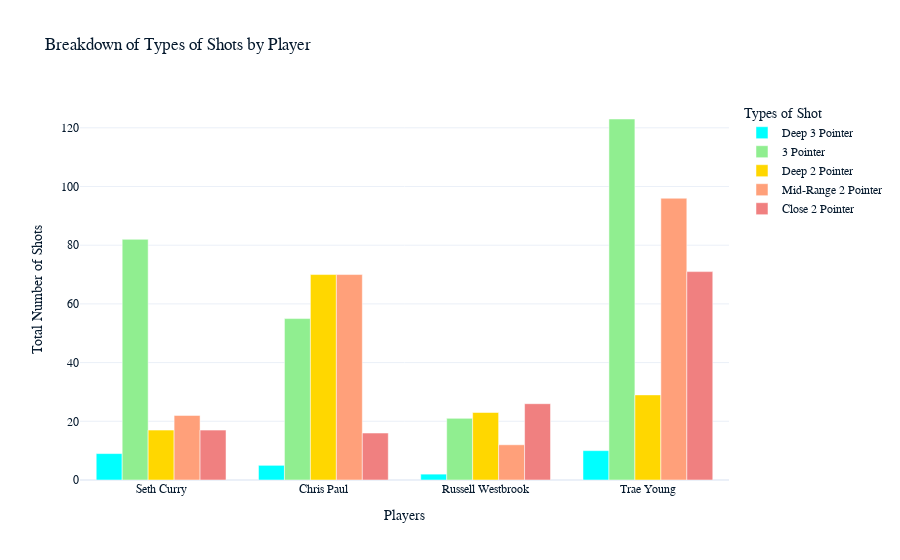

Write notebook code for a chart like this one.
### Markdown cell above
## Analyzing the characteristics of the player's
The charts categorize shots into five types: Deep 3 Pointer, 3 Pointer, Deep 2 Pointer, Mid-Range 2 Pointer, and Close 2 Pointer, representing different shot types per player. Additionally, we included four individual bar charts, each displaying shot types for a specific player.

### Code cell
data_df = data_df.rename(columns={'2 Pointer': 'Mid-Range 2 Pointer'})

expected_columns = ['Players', 'Deep 3 Pointer', '3 Pointer', 'Deep 2 Pointer', 'Mid-Range 2 Pointer', 'Close 2 Pointer']
missing_columns = [col for col in expected_columns if col not in data_df.columns]
if missing_columns:
    raise ValueError(f"The following expected columns are missing from the DataFrame: {missing_columns}")

# grouped bar chart - shot selection
fig = px.bar(
    data_df, 
    x='Players', 
    y=['Deep 3 Pointer', '3 Pointer', 'Deep 2 Pointer', 'Mid-Range 2 Pointer', 'Close 2 Pointer'],
    labels={'value': 'Total of Shots', 'variable': 'Types of Shot'},
    title='Breakdown of Types of Shots by Player',
    color_discrete_map={
        'Deep 3 Pointer': 'cyan',
        '3 Pointer': 'lightgreen',
        'Deep 2 Pointer': 'gold',
        'Mid-Range 2 Pointer': 'lightsalmon',
        'Close 2 Pointer': 'lightcoral'
    },
    barmode='group'
)  
fig.update_yaxes(title_text='Total Number of Shots')

globals()['fig5'] = fig  # Save as fig5
fig.show()

### Figure 1 — Plotly figure (JSON) as saved in the notebook; plotly's stock layout.template omitted (floating-point values rounded to 4 significant figures)
{"data": [{"alignmentgroup": "True", "hovertemplate": "Types of Shot=Deep 3 Pointer<br>Players=%{x}<br>Total of Shots=%{y}<extra></extra>", "legendgroup": "Deep 3 Pointer", "marker": {"color": "cyan", "pattern": {"shape": ""}}, "name": "Deep 3 Pointer", "offsetgroup": "Deep 3 Pointer", "orientation": "v", "showlegend": true, "textposition": "auto", "x": ["Seth Curry", "Chris Paul", "Russell Westbrook", "Trae Young"], "xaxis": "x", "y": [9, 5, 2, 10], "yaxis": "y", "type": "bar"}, {"alignmentgroup": "True", "hovertemplate": "Types of Shot=3 Pointer<br>Players=%{x}<br>Total of Shots=%{y}<extra></extra>", "legendgroup": "3 Pointer", "marker": {"color": "lightgreen", "pattern": {"shape": ""}}, "name": "3 Pointer", "offsetgroup": "3 Pointer", "orientation": "v", "showlegend": true, "textposition": "auto", "x": ["Seth Curry", "Chris Paul", "Russell Westbrook", "Trae Young"], "xaxis": "x", "y": [82, 55, 21, 123], "yaxis": "y", "type": "bar"}, {"alignmentgroup": "True", "hovertemplate": "Types of Shot=Deep 2 Pointer<br>Players=%{x}<br>Total of Shots=%{y}<extra></extra>", "legendgroup": "Deep 2 Pointer", "marker": {"color": "gold", "pattern": {"shape": ""}}, "name": "Deep 2 Pointer", "offsetgroup": "Deep 2 Pointer", "orientation": "v", "showlegend": true, "textposition": "auto", "x": ["Seth Curry", "Chris Paul", "Russell Westbrook", "Trae Young"], "xaxis": "x", "y": [17, 70, 23, 29], "yaxis": "y", "type": "bar"}, {"alignmentgroup": "True", "hovertemplate": "Types of Shot=Mid-Range 2 Pointer<br>Players=%{x}<br>Total of Shots=%{y}<extra></extra>", "legendgroup": "Mid-Range 2 Pointer", "marker": {"color": "lightsalmon", "pattern": {"shape": ""}}, "name": "Mid-Range 2 Pointer", "offsetgroup": "Mid-Range 2 Pointer", "orientation": "v", "showlegend": true, "textposition": "auto", "x": ["Seth Curry", "Chris Paul", "Russell Westbrook", "Trae Young"], "xaxis": "x", "y": [22, 70, 12, 96], "yaxis": "y", "type": "bar"}, {"alignmentgroup": "True", "hovertemplate": "Types of Shot=Close 2 Pointer<br>Players=%{x}<br>Total of Shots=%{y}<extra></extra>", "legendgroup": "Close 2 Pointer", "marker": {"color": "lightcoral", "pattern": {"shape": ""}}, "name": "Close 2 Pointer", "offsetgroup": "Close 2 Pointer", "orientation": "v", "showlegend": true, "textposition": "auto", "x": ["Seth Curry", "Chris Paul", "Russell Westbrook", "Trae Young"], "xaxis": "x", "y": [17, 16, 26, 71], "yaxis": "y", "type": "bar"}], "layout": {"xaxis": {"anchor": "y", "domain": [0, 1], "title": {"text": "Players"}}, "yaxis": {"anchor": "x", "domain": [0, 1], "title": {"text": "Total Number of Shots"}}, "legend": {"title": {"text": "Types of Shot"}, "tracegroupgap": 0}, "title": {"text": "Breakdown of Types of Shots by Player"}, "barmode": "group"}}
